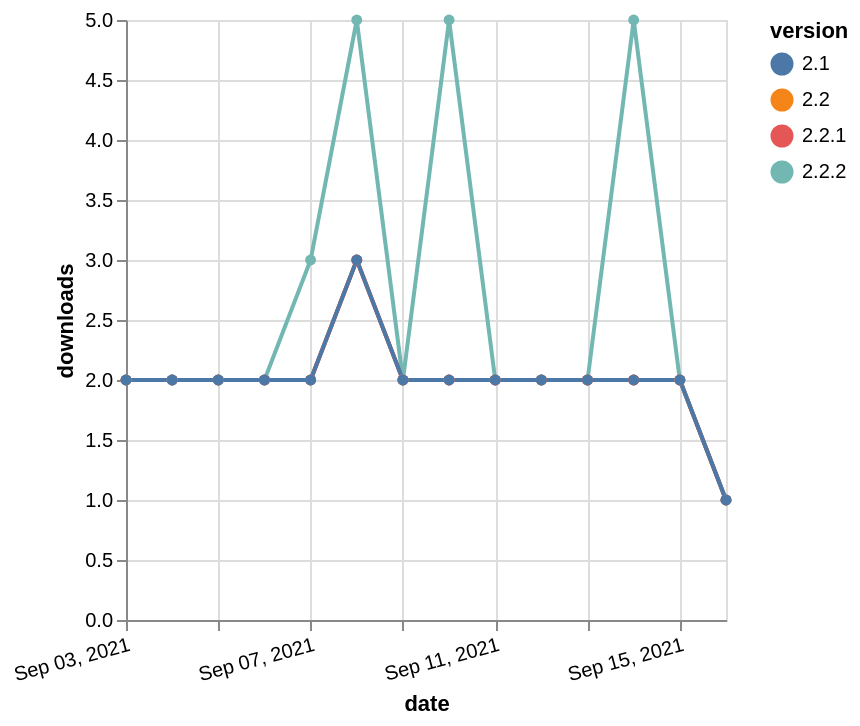

Write the Vega-Lite specification saved for this chart.
### Vega-Lite specification from a JSON file in a GitHub repository (floating-point values rounded to 4 significant figures)
{"$schema": "https://vega.github.io/schema/vega-lite/v5.json", "description": "A simple bar chart with embedded data.", "data": {"values": [{"date": "2021-09-03", "total": 672, "delta": 2, "version": "2.2"}, {"date": "2021-09-04", "total": 674, "delta": 2, "version": "2.2"}, {"date": "2021-09-05", "total": 676, "delta": 2, "version": "2.2"}, {"date": "2021-09-06", "total": 678, "delta": 2, "version": "2.2"}, {"date": "2021-09-07", "total": 680, "delta": 2, "version": "2.2"}, {"date": "2021-09-08", "total": 683, "delta": 3, "version": "2.2"}, {"date": "2021-09-09", "total": 685, "delta": 2, "version": "2.2"}, {"date": "2021-09-10", "total": 687, "delta": 2, "version": "2.2"}, {"date": "2021-09-11", "total": 689, "delta": 2, "version": "2.2"}, {"date": "2021-09-12", "total": 691, "delta": 2, "version": "2.2"}, {"date": "2021-09-13", "total": 693, "delta": 2, "version": "2.2"}, {"date": "2021-09-14", "total": 695, "delta": 2, "version": "2.2"}, {"date": "2021-09-15", "total": 697, "delta": 2, "version": "2.2"}, {"date": "2021-09-16", "total": 698, "delta": 1, "version": "2.2"}, {"date": "2021-09-03", "total": 611, "delta": 2, "version": "2.2.2"}, {"date": "2021-09-04", "total": 613, "delta": 2, "version": "2.2.2"}, {"date": "2021-09-05", "total": 615, "delta": 2, "version": "2.2.2"}, {"date": "2021-09-06", "total": 617, "delta": 2, "version": "2.2.2"}, {"date": "2021-09-07", "total": 620, "delta": 3, "version": "2.2.2"}, {"date": "2021-09-08", "total": 625, "delta": 5, "version": "2.2.2"}, {"date": "2021-09-09", "total": 627, "delta": 2, "version": "2.2.2"}, {"date": "2021-09-10", "total": 632, "delta": 5, "version": "2.2.2"}, {"date": "2021-09-11", "total": 634, "delta": 2, "version": "2.2.2"}, {"date": "2021-09-12", "total": 636, "delta": 2, "version": "2.2.2"}, {"date": "2021-09-13", "total": 638, "delta": 2, "version": "2.2.2"}, {"date": "2021-09-14", "total": 643, "delta": 5, "version": "2.2.2"}, {"date": "2021-09-15", "total": 645, "delta": 2, "version": "2.2.2"}, {"date": "2021-09-16", "total": 646, "delta": 1, "version": "2.2.2"}, {"date": "2021-09-03", "total": 655, "delta": 2, "version": "2.2.1"}, {"date": "2021-09-04", "total": 657, "delta": 2, "version": "2.2.1"}, {"date": "2021-09-05", "total": 659, "delta": 2, "version": "2.2.1"}, {"date": "2021-09-06", "total": 661, "delta": 2, "version": "2.2.1"}, {"date": "2021-09-07", "total": 663, "delta": 2, "version": "2.2.1"}, {"date": "2021-09-08", "total": 666, "delta": 3, "version": "2.2.1"}, {"date": "2021-09-09", "total": 668, "delta": 2, "version": "2.2.1"}, {"date": "2021-09-10", "total": 670, "delta": 2, "version": "2.2.1"}, {"date": "2021-09-11", "total": 672, "delta": 2, "version": "2.2.1"}, {"date": "2021-09-12", "total": 674, "delta": 2, "version": "2.2.1"}, {"date": "2021-09-13", "total": 676, "delta": 2, "version": "2.2.1"}, {"date": "2021-09-14", "total": 678, "delta": 2, "version": "2.2.1"}, {"date": "2021-09-15", "total": 680, "delta": 2, "version": "2.2.1"}, {"date": "2021-09-16", "total": 681, "delta": 1, "version": "2.2.1"}, {"date": "2021-09-03", "total": 722, "delta": 2, "version": "2.1"}, {"date": "2021-09-04", "total": 724, "delta": 2, "version": "2.1"}, {"date": "2021-09-05", "total": 726, "delta": 2, "version": "2.1"}, {"date": "2021-09-06", "total": 728, "delta": 2, "version": "2.1"}, {"date": "2021-09-07", "total": 730, "delta": 2, "version": "2.1"}, {"date": "2021-09-08", "total": 733, "delta": 3, "version": "2.1"}, {"date": "2021-09-09", "total": 735, "delta": 2, "version": "2.1"}, {"date": "2021-09-10", "total": 737, "delta": 2, "version": "2.1"}, {"date": "2021-09-11", "total": 739, "delta": 2, "version": "2.1"}, {"date": "2021-09-12", "total": 741, "delta": 2, "version": "2.1"}, {"date": "2021-09-13", "total": 743, "delta": 2, "version": "2.1"}, {"date": "2021-09-14", "total": 745, "delta": 2, "version": "2.1"}, {"date": "2021-09-15", "total": 747, "delta": 2, "version": "2.1"}, {"date": "2021-09-16", "total": 748, "delta": 1, "version": "2.1"}]}, "width": "container", "mark": {"type": "line", "point": {"filled": true}}, "encoding": {"x": {"field": "date", "type": "temporal", "timeUnit": "yearmonthdate", "title": "date", "axis": {"labelAngle": -15}}, "y": {"field": "delta", "type": "quantitative", "title": "downloads"}, "color": {"field": "version", "type": "nominal"}, "tooltip": {"field": "delta"}}}
